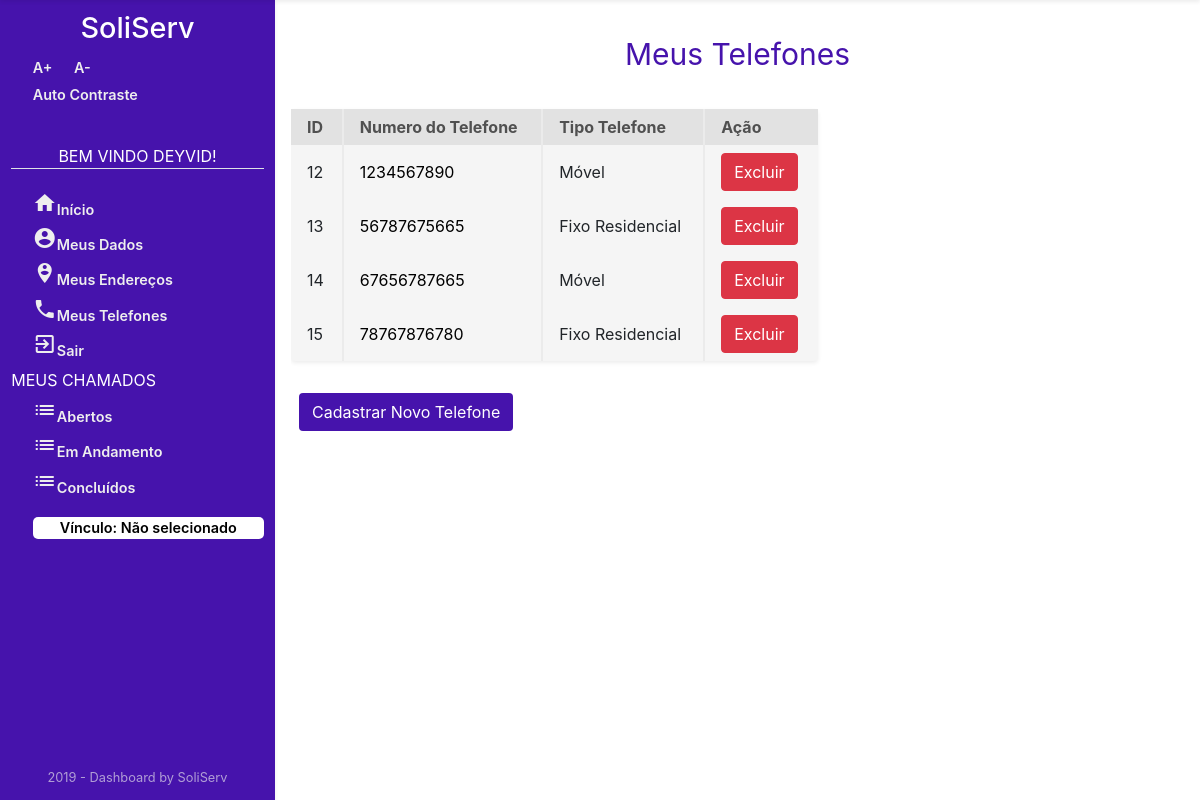
The app's page /Usuario/meusTelefones/ (signed in) with its own data.
### Usuario/models.py (models this page shows, shortened)
class Telefone(models.Model):
    numero = models.IntegerField('NÚMERO')
    idTipoTelefone = models.ForeignKey(
        TipoTelefone, on_delete=models.CASCADE, verbose_name="TIPO TELEFONE")
    idPessoa = models.ForeignKey(
        User, on_delete=models.CASCADE, verbose_name="PESSOA")
    class Meta:
        verbose_name = "Telefone"
        verbose_name_plural = "Telefones"

class TipoTelefone(models.Model):
    descricao = models.CharField('TIPO TELEFONE', max_length=20)
    class Meta:
        verbose_name = "TipoTelefone"
        verbose_name_plural = "TipoTelefones"

### Usuario/views.py (the view)
# urls.py: path('meusTelefones/', views.TelefonesList, name='listaTelefones'),
def TelefonesList(request):
    telefones_list = Telefone.objects.filter(idPessoa_id=request.user.id)
    context = {'telefones_list': telefones_list}
    if not request.user.is_authenticated:
        return render(request, 'Usuario/acessoNegado.html')
    else:
        return render(request, 'Usuario/telefonesList.html', context)

### Usuario/templates/Usuario/telefonesList.html (shortened to what this page needs)
{% extends "sistemaDeGestaoDeServicosPublicos/index1.html" %}
{% block centro %}
{% if user.is_authenticated %}
{% if telefones_list %}
<div class="mt-3 container text-center ">
    <p style="color: #4613ac; font-size: 30px;">Meus Telefones</p>
</div>
<div>
    <div class="section-2" style="overflow-x: auto;">
        <div class="mt-3 mb-3 table-holder rounded shadow-sm">
            <table>
                <tr>
                    <th>ID</th>
                    <th>Numero do Telefone</th>
                    <th>Tipo Telefone</th>
                    <th>Ação</th>
                </tr>
                {% for telefone in telefones_list %}
                <tr>
                    <td>{{telefone.id}}</td>
                    <td><a class="link"title="Clique Para Atualizar o Telefone" href="{% url 'telefone_atualizar' telefone.id %}">{{telefone.numero}}</a></td>
                    <td>{{telefone.idTipoTelefone.descricao}}</td>
                    <td>
                        <a class="btn btn-danger" style="color: white;" href="{% url 'telefone_deletar' telefone.id %}"
                            title="Excluir Telefone">
                            Excluir</a>
                        </td>
                </tr>
                {% endfor %}
            </table>
        </div>
    </div>
     <a class="btn  ml-2 mb-3 mt-3" style="background-color: #4613ac; color: white;"
                href="{% url 'cadastroTelefone' %}" title="Cadastrar Telefone">Cadastrar
                Novo Telefone</a>
</div>
    {% endif %}
    {% endif %}
    {% endblock %}

### templates/sistemaDeGestaoDeServicosPublicos/index1.html (shortened to what this page needs)
<!DOCTYPE html>
<html lang="pt-br">
{% load staticfiles %}
<head>
    <link rel="stylesheet" href="https://stackpath.bootstrapcdn.com/bootstrap/4.3.1/css/bootstrap.min.css"
>
    <link href="https://unpkg.com/material-components-web@latest/dist/material-components-web.min.css" rel="stylesheet">
    <link rel="stylesheet" href="{% static 'css/dashboard-itens.css' %}">
    <link rel="stylesheet" href="{% static 'css/style.css' %}">
    <link rel="stylesheet" href="{% static 'css/zocial.css' %}">
</head>
<body class="acessibilidade" onresize="verificaSide()">
    <main class="main">
        <div class="sidebar shadow-sm" id="sidebar">
            <h1>SoliServ</h1>
            <div class="AcessibilidadeFontes">
                <a onClick="fonte('a');" title="Aumentar Tamanho da Fonte" href="#">A+</a>
                <a onClick="fonte('d');" title="Diminuir Tamanho da Fonte" href="#">A-</a>
            </div>
            {% if user.is_authenticated %}
            <a href="#altocontraste" id="altocontraste" accesskey="3" title="Auto Contraste"
                onclick="window.toggleContrast()" onkeydown="window.toggleContrast()">Auto
                Contraste</a> {% else %}
            <a class="border-bottom" href="#altocontraste" id="altocontraste" accesskey="3" title="Auto Contraste"
                onclick="window.toggleContrast()" onkeydown="window.toggleContrast()">Auto
                Contraste</a> {% endif %} {% if user.is_authenticated %}
            <nav>
                <p class="border-bottom text-center naoMostrarMouse">Bem Vindo {{ user.first_name }}!</p>
                <a href="{% url 'index' %}" title="Página Inicial"><i class="material-icons mt-3">home</i>Início</a>
                <a href="{% url 'meusDados' %}" title="Meus Dados"><i class="material-icons"> account_circle</i>Meus
                    Dados</a>
                <a href="{% url 'listaEnderecos' %}" title="Meus Endereços"><i
                        class="material-icons">person_pin_circle</i>Meus Endereços</a>
                <a href="{% url 'listaTelefones' %}" title="Meus Telefones"><i class="material-icons">phone</i>Meus
                    Telefones</a>
                <a href="{% url 'logout' %}" title="Log-out"><i class="material-icons">exit_to_app</i>Sair</a>
                <p class="naoMostrarMouse">Meus Chamados</p>
                <a href="/" title="Chamados Em Aberto"><i class="material-icons">list</i>Abertos</a>
                <a href="/" title="Chamados Em Andamento "><i class="material-icons">list</i>Em Andamento</a>
                <a href="/" title="Chamados Concluídos"><i class="material-icons">list</i>Concluídos</a>
                {% if request.session.temVinculo %}
                <a class="mt-3 text-center" title="Clique para Escolher o Vínculo" style="border-radius: 5px; background-color: white; color: black; " href="{% url 'Orgao:retorna_Lotacao' %}">
                    {% if request.session.nomeVinculo %}
                    Vínculo: {{ request.session.nomeVinculo }}
                    {% else %}
                    Vínculo: Não selecionado
                    {% endif %}
                </a>
                {% endif %}
            </nav>
                {% endif %}
            <p class="credit m-0">2019 - Dashboard by SoliServ</p>
        </div>
        <body>
            <div class="content d-flex flex-column" id="content">
                <div>
                    {% block centro%}
                    {% endblock %}
                </div>
            </div>
        </body>
    </main>
</body>
</html>

### sistemaDeGestaoDeServicosPublicos/static/css/dashboard-itens.css (style rules this page uses)
.section-2 { display: flex; justify-content: space-between; width: 100%; flex-wrap: wrap; }
.table-holder { width: 59%; background-color: #f5f5f5; }
.table-holder table { width: 100%; }
.table-holder th { background-color: #e2e2e2; padding: .5em 1em; color: #505050; border-left: 2px solid #ebebeb; }
.table-holder th:first-child { border: none; }
.table-holder td { padding: .5em 1em; border-left: 2px solid #ebebeb; }
.table-holder td:first-child { border: none; }

### sistemaDeGestaoDeServicosPublicos/static/css/style.css (style rules this page uses)
:root { --tamanho-sidebar: 275px; --transicao: .5s ease-in; }
* { margin: 0; padding: 0; }
.main { display: flex; justify-content: space-between; position: absolute; top: 0; box-sizing: border-box; transition: var(--transicao); min-height: 100vh; width: 100%; border: 2px; }
.sidebar { position: fixed; width: 100%; max-width: var(--tamanho-sidebar); display: flex; flex-direction: column; box-sizing: border-box; padding: .7em; height: 100vh; transition: var(--transicao); left: 0; z-index: 4; background: #4613ac; color: #fff; }
.sidebar h1 { font-size: 1.8em; align-self: center; }
.sidebar nav { margin-top: 2em; display: flex; flex-direction: column; }
.sidebar p { margin: .2em 0; }
.sidebar a { text-decoration: none; color: #eee; margin: .2em 0; margin-left: 1.5em; font-weight: 600; font-size: .9em; }
.content { display: flex; max-width: calc(100% - var(--tamanho-sidebar)); box-sizing: border-box; width: 100%; position: absolute; right: 0; transition: var(--transicao); padding: 1em; height: 100%; }
.naoMostrarMouse { cursor: pointer; text-transform: uppercase; }
.credit { position: absolute; bottom: 1em; color: #eeeeeea2; font-size: .8em; align-self: center; }
.AcessibilidadeFontes { display: flex; flex-direction: row; }

### Usuario/templates/Usuario/telefonesList.html (style rules this page uses)
.link { color: black; }

### records on screen
Telefone: id "12", numero "1234567890", idTipoTelefone.descricao "Móvel"
Telefone: id "13", numero "56787675665", idTipoTelefone.descricao "Fixo Residencial"
Telefone: id "14", numero "67656787665", idTipoTelefone.descricao "Móvel"
Telefone: id "15", numero "78767876780", idTipoTelefone.descricao "Fixo Residencial"

### other values on screen
{{ user.first_name }} "DEYVID"
